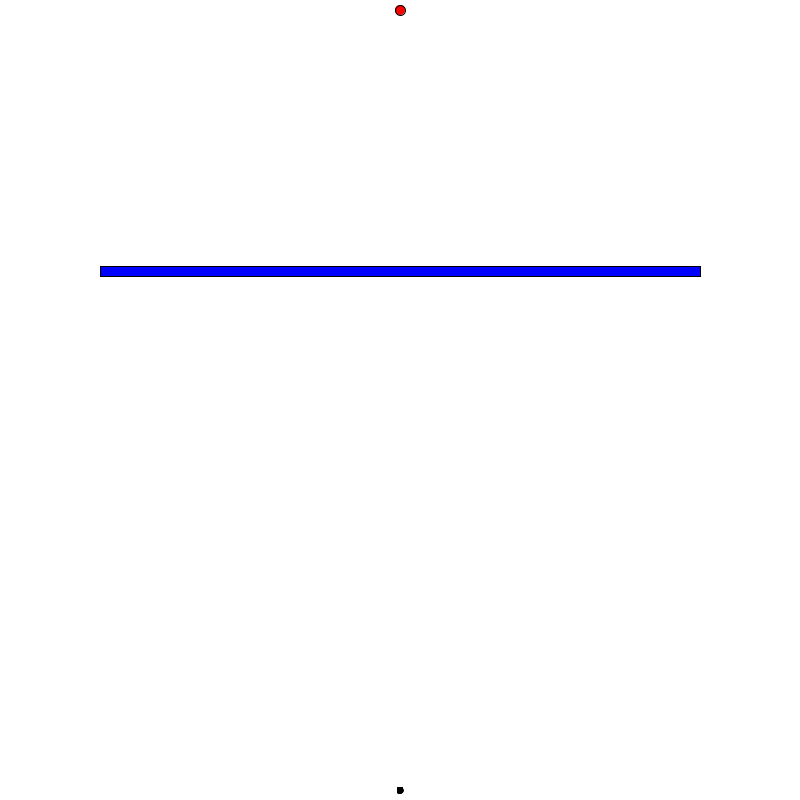
Frame 1 (no input)
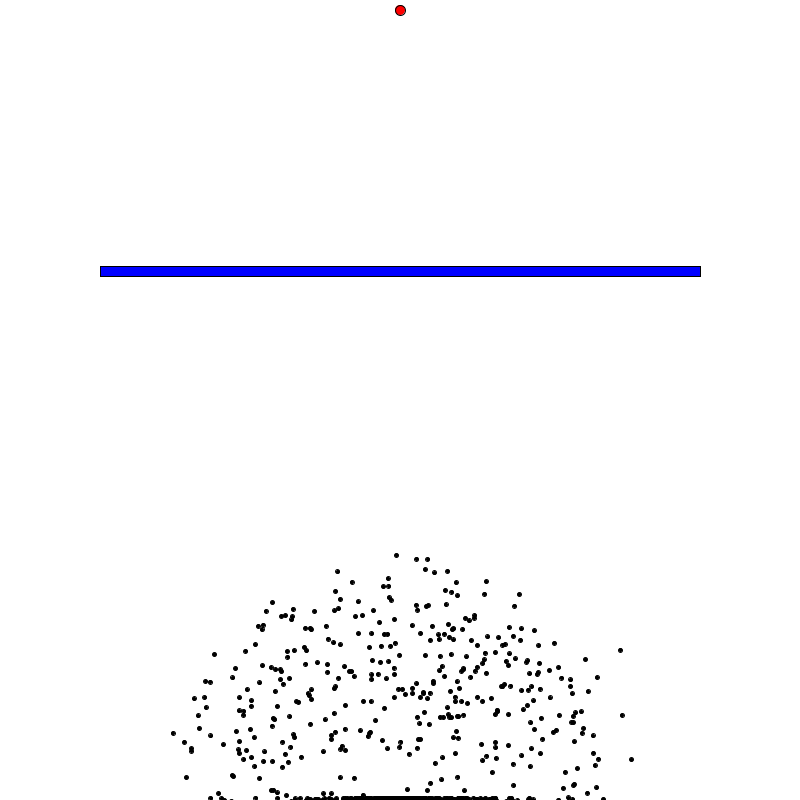
Frame 60 (the mouse pressed at the canvas centre just before this capture)
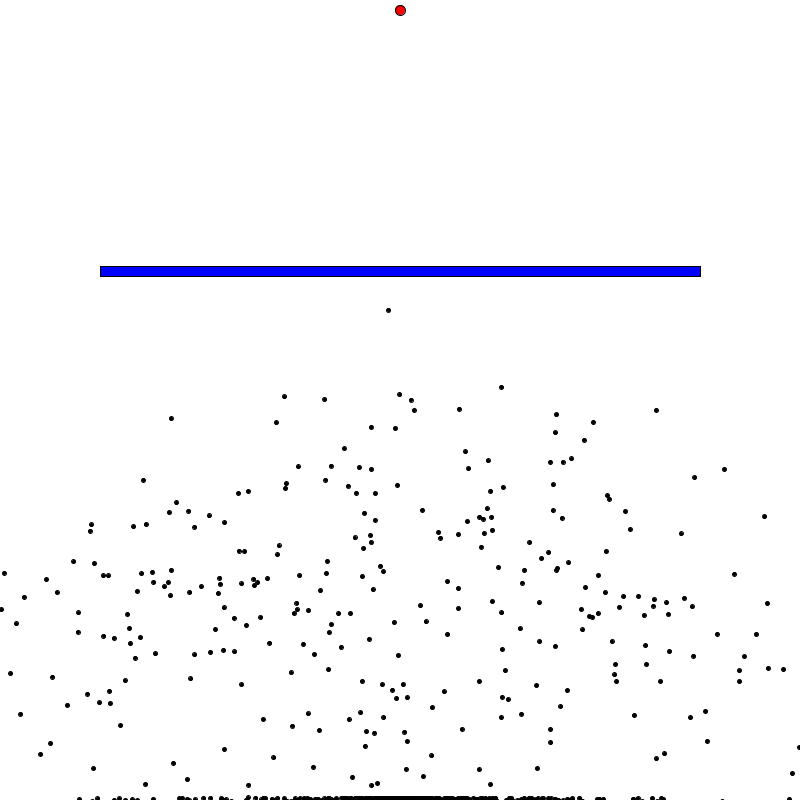
Frame 120 (the mouse held since frame 60 and released just before this capture)

The Processing sketch that drew these frames (run headless with seeded random() and noise(); from frame 60 on, the mouse is pressed at the canvas centre):

// Processing sketch: thinkyRocks
// ── thinkyRocks.pde
Population test;
Obstacle obstacle;
PVector goal = new PVector(400,10);

void setup()
{
  size(800,800);
  test = new Population(1000);
  obstacle = new Obstacle(height/8,width/3,600,10);
  
}

void draw()
{
  frameRate(60);
  background(255);
  fill(255,0,0);
  ellipse(goal.x,goal.y,10,10);
  
  
  if (test.allDead())
  {
    test.calculateFitness();
    test.naturalSelection();
    test.mutantRocks();
    
  }
  else
  {
    test.update();
    test.show();
    obstacle.show();
  }
}

// ── Brain.pde
class Brain
{
  PVector[] directions;
  int step = 0;
  
  Brain(int size)
  {
    directions = new PVector[size];
    randomize();
    
  }
  
  void randomize()
  {
    for (int i =0;i < directions.length;i ++)
    {
      float randomAngle = random(2*PI);
      directions[i] = PVector.fromAngle(randomAngle);
      
    }
  }
  
  Brain clone()
  {
    Brain clone = new Brain(directions.length);
    for (int i = 0;i < directions.length;i ++)
    {
      clone.directions[i] = directions[i].copy();
      
    }
    
    return clone;
  }
  
  void mutate()
  {
    float mutationRate = 0.01;
    
    for (int i = 0;i < directions.length;i ++)
    {
      float rand = random(1);
      if (rand < mutationRate)
      {
        float randomAngle = random(2*PI);
        directions[i] = PVector.fromAngle(randomAngle);
      }
      
    }
  }
}

// ── Dot.pde
class Dot
{
  PVector pos;
  PVector vel;
  PVector acc;
  Brain brain;
  
  boolean dead = false;
  boolean reachedGoal = false;
  boolean isBest = false;
  float fitness = 0;
  
  Dot()
  {
    brain = new Brain(1000);
    pos = new PVector(width/2,height-10);
    vel = new PVector(0,0);
    acc = new PVector(0,0);
    
  }
  
  void show()
  {
    if (isBest)
    {
      fill(0,255,0);
      ellipse(pos.x,pos.y,8,8);
    }
    else
    {
      fill(0);
      ellipse(pos.x,pos.y,4,4);
    }
  }
  
  void move()
  {
    if (brain.directions.length > brain.step)
    {
      acc = brain.directions[brain.step];
      brain.step ++;
    }
    else
    {
      dead = true;
    }
    
    vel.add(acc);
    vel.limit(5);
    pos.add(vel);
    
  }
  
  void update()
  {
    if (!dead && !reachedGoal)
    {
      move();
      if (pos.x < 2 || pos.y < 2 || pos.x > width - 2 || pos.y > height - 2)
      {
        dead = true;
      }
      else if (dist(pos.x,pos.y,goal.x,goal.y) < 5)
      {
        reachedGoal = true;
      }
    }
  }
  
  void calculateFitness()
  {
    if (reachedGoal)
    {
      fitness = 1.0 / 16.0 + 1000.0/(float)(brain.step*brain.step);
    }
    else
    {
      float distanceToGoal = dist(pos.x,pos.y,goal.x,goal.y);
      fitness = 1.0 /(distanceToGoal * distanceToGoal);
    }
  }
  
  Dot freshRock()
  {
    Dot baby = new Dot();
    baby.brain = brain.clone();
    return baby;
    
  }
}

// ── Obstacle.pde
class Obstacle
{
  PVector pos;
  int obsW;
  int obsH;
  
  Obstacle(int x, int y, int w, int h)
  {
    pos = new PVector(x,y);
    obsW = w;
    obsH = h;
  }
  
  void show()
  {
    fill(0,0,255);
    rect(pos.x,pos.y,obsW,obsH);
  }
}
  
  

// ── Population.pde
class Population
{
  Dot[] dots;
  float fitnessSum;
  int gen = 1;
  int bestDot;
  int minStep = 400;
  
  Population(int size)
  {
    dots = new Dot[size];
    
    for (int i = 0;i < size;i ++)
    {
      dots[i] = new Dot();
      
    }
  }
  
  void show()
  {
    for (int i = 1;i < dots.length;i ++)
    {
      dots[i].show();
      
    }
    dots[0].show();
  }
  
  void update()
  {
    for (int i = 0;i < dots.length;i ++)
    {
      if (dots[i].brain.step > minStep)
      {
        dots[i].dead = true;
      }
      if (dots[i].pos.x > obstacle.pos.x && dots[i].pos.x < obstacle.pos.x + obstacle.obsW && dots[i].pos.y > obstacle.pos.y && dots[i].pos.y < obstacle.pos.y + obstacle.obsH)
      {
        dots[i].dead = true;
      }
      dots[i].update();
      
    }
  }
  
  void calculateFitness()
  {
    for (int i = 0;i < dots.length;i ++)
    {
      dots[i].calculateFitness();
      
    }
  }
  
  boolean allDead()
  {
    for (int i = 0;i < dots.length;i ++)
    {
      if (!dots[i].dead && !dots[i].reachedGoal)
      {
        return false;
        
      }
    }
    return true;
  }
  
  void naturalSelection()
  {
    Dot[] newDots = new Dot[dots.length];
    setBestDot();
    
    calculateFitnessSum();
    
    newDots[0] = dots[bestDot].freshRock();
    newDots[0].isBest = true;
    for (int i = 1;i < newDots.length;i ++)
    { 
      //select parent based on fitness
      Dot parent = selectParent();
      //make baby
      newDots[i] = parent.freshRock();
      
    }
    dots = newDots.clone();
    gen ++;
  }
  
  void calculateFitnessSum()
  {
    fitnessSum = 0;
    for (int i = 0;i < dots.length;i ++)
    {
      fitnessSum += dots[i].fitness;
    }
  }
  
  Dot selectParent()
  {
    float rand = random(fitnessSum);
    
    float runningSum = 0;
    
    for (int i = 0;i < dots.length;i ++)
    {
      runningSum += dots[i].fitness;
      if (runningSum > rand)
      {
        return dots[i];
      }
    }
    return null;
  }
  
  void mutantRocks()
  {
    for (int i = 1;i < dots.length;i ++)
    {
      dots[i].brain.mutate();
      
    }
  }
  
  void setBestDot()
  {
    float max = 0;
    int maxIndex = 0;
    for (int i = 0;i < dots.length;i ++)
    {
      if (dots[i].fitness > max)
      {
        max = dots[i].fitness;
        maxIndex = i;
        
      }
    }
    bestDot = maxIndex;
    
    if (dots[bestDot].reachedGoal)
    {
      minStep = dots[bestDot].brain.step;
    }
    
  }
}
